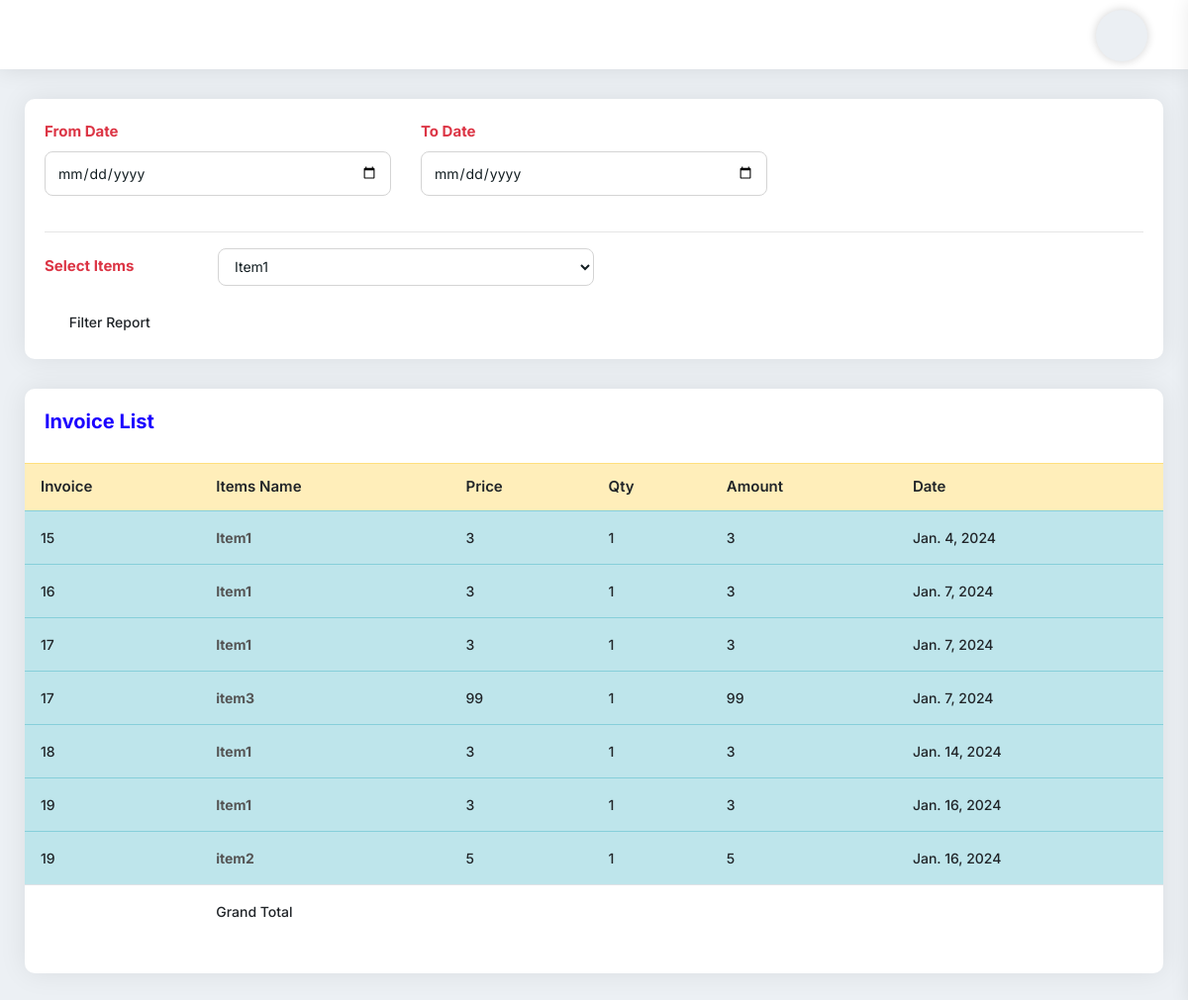
Screenshot of /SaleItemReportView with the database file from the repository.
### myapp/models.py (models this page shows, shortened)
class CartProduct(models.Model):
    cart = models.ForeignKey(Cart, on_delete=models.CASCADE)
    product = models.ForeignKey(Items, on_delete=models.CASCADE)
    rate = models.PositiveIntegerField()
    quantity = models.PositiveIntegerField()
    subtotal = models.PositiveIntegerField()
    remain_balance = models.IntegerField()
    created_at = models.DateField(auto_now_add=True)

class Cart(models.Model):
    staff = models.ForeignKey(User, on_delete=models.SET_NULL, null=True, blank=True)
    total = models.PositiveIntegerField(default=0)
    tax = models.PositiveIntegerField(default=0)
    super_total = models.PositiveIntegerField(default=0)
    created_at = models.DateTimeField(auto_now_add=True)
    def __str__(self):
        return str(self.id)

class Items(models.Model):
    item_name = models.CharField(max_length=225)
    category = models.CharField(max_length=225)
    pruchase_price = models.FloatField(default=0.00)
    sell_price = models.FloatField(default=0.00)
    balance_qty = models.IntegerField(default=0)
    barcode_id = models.CharField(max_length=225,blank=True, null=True)
    photo = models.ImageField(upload_to='', blank=True, null=True)
    itm_description = models.CharField(max_length=225,blank=True, null=True)
    def __str__(self):
        return self.item_name

### myapp/views.py (the view, shortened to what this page needs)
# urls.py: path('SaleItemReportView', SaleItemReportView.as_view(), name='SaleItemReportView'),
class SaleItemReportView(View):
    def get(self,request):
        cart_product = CartProduct.objects.all()
        item = Items.objects.all()
        context = {'cart_product':cart_product,'item':item}
        return render(request, 'sale_item_report.html', context)

### templates/sale_item_report.html (shortened to what this page needs)
{% extends 'base.html' %}
{% block content %}
<div class="pd-20 card-box mb-30">
    <form action="{% url 'myapp:SaleItemReportView' %}" method="post">{% csrf_token %}
        <div class="row">
            <div class="col-md-4 col-sm-12">
                <div class="form-group">
                    <label><strong class="text-danger">From Date</strong></label>
                    <input type="date" name="fromdate" class="form-control">
                </div>
            </div>
            <div class="col-md-4 col-sm-12">
                <div class="form-group">
                    <label><strong class="text-danger">To Date</strong></label>
                    <input type="date" name="todate" class="form-control">
                </div>
            </div>
        </div>
        <hr>
        <div class="form-group row">
                            <label class="col-sm-12 col-md-2 col-form-label"><strong class="text-danger">Select Items</strong></label>
                            <select
                                    class="custom-select2 form-control col-sm-12 col-md-4"
                                    name="item_name"
                                    style="width: 50%; height: 38px"
                                    >
                                    {% for i in item %}
                                    <option value="{{i.id}}">{{i.item_name}}</option>
                                    {% endfor %}
                            </select>
                        </div>
        <button
                type="submit"
                class="btn btn-sm"
                data-bgcolor="#00b489"
                data-color="#ffffff"
        >
            <i class="icon-copy dw dw-filter-1"></i>Filter Report
        </button>
    </form>
</div>
<div class="card-box mb-30">
    <div class="pd-20">
        <h4 class="text-blue h4">Invoice List</h4>
    </div>
    <div class="pb-20">
        <table
                class="table hover data-table-export nowrap"
        >
            <thead>
            <tr class="table-warning">
                <th class="table-plus datatable-nosort">Invoice</th>
                <th>Items Name</th>
                <th>Price</th>
                <th>Qty</th>
                <th>Amount</th>
                <th>Date</th>
            </tr>
            </thead>
            <tbody>
            {% for p in cart_product %}
            <tr class="table-info">
                <td class="table-plus">{{p.cart}}</td>
                <td><a href="#"><strong>{{p.product}}</strong></a></td>
                <td>{{p.rate}}</td>
                <td>{{p.quantity}}</td>
                <td>{{p.subtotal}}</td>
                <td>{{p.created_at}}</td>
            </tr>
            {% endfor %}
            </tbody>
            <tfoot>
            <tr>
                <td></td>
                <td>Grand Total</td>
                <td></td>
                <td><strong>{{total_qty}}</strong></td>
                <td><strong>{{total_subtotal}}</strong></td>
                <td></td>
            </tr>
            </tfoot>
        </table>
    </div>
</div>
{% endblock content %}

### rows the page displays
CartProduct: cart "15", product "Item1", rate "3", quantity "1", subtotal "3", created_at "Jan. 4, 2024"
CartProduct: cart "16", product "Item1", rate "3", quantity "1", subtotal "3", created_at "Jan. 7, 2024"
CartProduct: cart "17", product "Item1", rate "3", quantity "1", subtotal "3", created_at "Jan. 7, 2024"
CartProduct: cart "17", product "item3", rate "99", quantity "1", subtotal "99", created_at "Jan. 7, 2024"
CartProduct: cart "18", product "Item1", rate "3", quantity "1", subtotal "3", created_at "Jan. 14, 2024"
CartProduct: cart "19", product "Item1", rate "3", quantity "1", subtotal "3", created_at "Jan. 16, 2024"
CartProduct: cart "19", product "item2", rate "5", quantity "1", subtotal "5", created_at "Jan. 16, 2024"

### other values shown
form field item_name "Item1"
